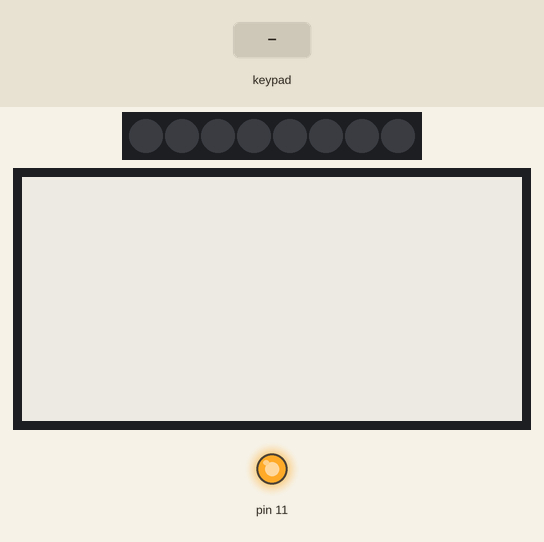
A sketch run on a simulated Arduino Uno, built for the host (arithmetic inside an expression is 32-bit, double 64-bit). On the bench: 8 RGB LEDs in strip order, left to right, 250×122 one-colour display, output pins drawn as LEDs (lit = HIGH). The test bench sets the inputs (shaded band). What the sketch prints to the serial monitor is not drawn.

Above: at 3.2 s.
3.3 s: key '0' pressed
At 5.62 s:
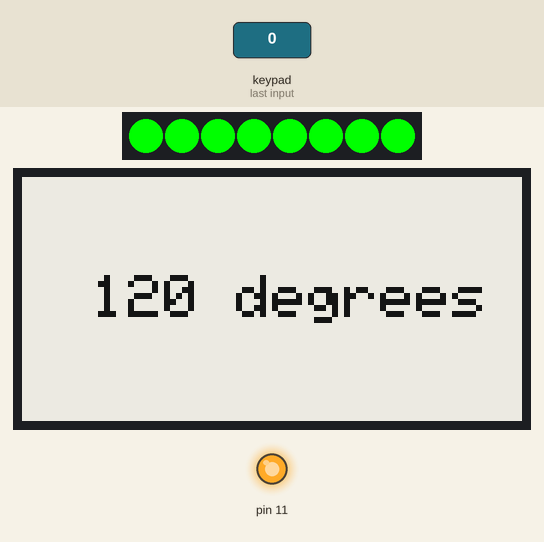
At 6.37 s:
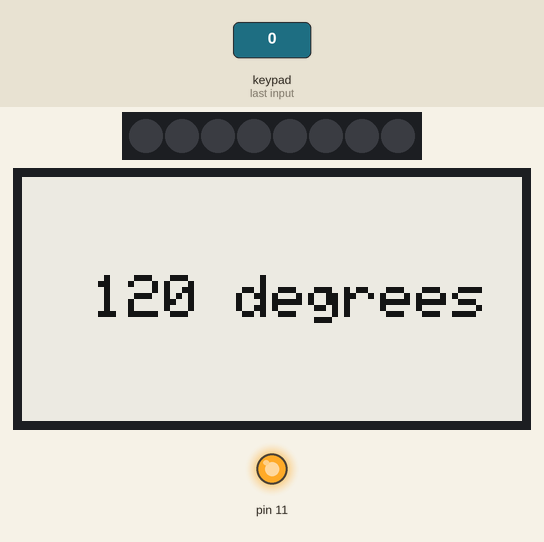
Timing chart, 0 to 12.3 s (numbered marks = the images above; inputs shaded):
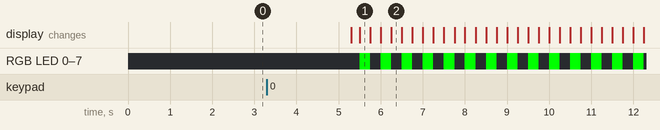

Measured:
- after the input at 3.3 s, RGB LED 0–7: alternates RGB(0, 255, 0) for 0.25 s and off for 0.25 s, starting after 2.2 s; the display: changes after 2.0 s (image 1)

The sketch:

largeTouchSensor.ino
```cpp
#define DEBUG true
#include <Adafruit_NeoPixel.h>
#include <Wire.h>
#include "Adafruit_MPR121.h"
#include "Adafruit_ThinkInk.h"

#define EPD_CS      10
#define EPD_DC      9
#define SRAM_CS     7
#define EPD_RESET   -1 // can set to -1 and share with microcontroller Reset!
#define EPD_BUSY    -1 // can set to -1 to not use a pin (will wait a fixed delay)


// 2.13" Monochrome displays with 250x122 pixels and SSD1680 chipset
ThinkInk_213_Mono_BN display(EPD_DC, EPD_RESET, EPD_CS, SRAM_CS, EPD_BUSY);
Adafruit_NeoPixel pixels(8, 13, NEO_GRB + NEO_KHZ800);
Adafruit_MPR121 cap = Adafruit_MPR121();


#ifndef _BV
#define _BV(bit) (1 << (bit))
#endif


int max_touch = 0; //highest value seen so far
uint32_t current_color = 0;
int blinking = 0;
void setup() {
  if (DEBUG)
    Serial.begin(9600);

  pinMode(11,OUTPUT);
  digitalWrite(11,HIGH); //power for MPR121

//  while (!Serial) { delay(10); }

  pixels.begin();
  pixels.setBrightness(255);
  display.begin(THINKINK_MONO);

  if (!cap.begin(0x5A)) {
    display.clearBuffer();
    display.setTextSize(3);
    display.setCursor((display.width() - 180)/2, (display.height() - 24)/2);
    display.setTextColor(EPD_BLACK);
    display.print("NO SENSOR");
    display.display();
    while (1) {};
  }

  //clear LEDS
  display.clearBuffer();
  display.display();


}

void loop() {

  uint16_t currtouched = cap.touched();
  for (uint8_t i=0; i<12; i++) {
    if (currtouched & _BV(i))  {

      int pos = 12 - i;
      if (pos > max_touch) {
        //Serial.println("New pos is ");
        if (pos >= 9)
          current_color = pixels.Color(0,255,0);
        else if (pos >= 5)
          current_color = pixels.Color(255,255,0);
        else
          current_color = pixels.Color(255,0,0);
      max_touch = pos;

       if (pos == 4 || pos == 8 || pos == 12)
         blinking = 1;
       else
          blinking = 0;

      //slow timing on epaper write, duplicate here to get an immediate response
      for (int i=0;i<8;i++)
          pixels.setPixelColor(i,current_color);
      pixels.show();

      display.clearBuffer();
      display.setTextSize(3);
      display.setCursor((display.width() - 180)/2, (display.height() - 24)/2);
      display.setTextColor(EPD_BLACK);
      display.print(String(10 * max_touch) +  " degrees");
      display.display();

      if (DEBUG)
        Serial.print("Reached position " + String(max_touch));
      }
    }
  }


  unsigned long t = millis();
  if (abs(int(t % 500)) > 250 && blinking == 1)
    for (int i=0;i<8;i++)
        pixels.setPixelColor(i,0);
  else {
    for (int i=0;i<8;i++)
        pixels.setPixelColor(i,current_color);
  }
  pixels.show();

}
```
